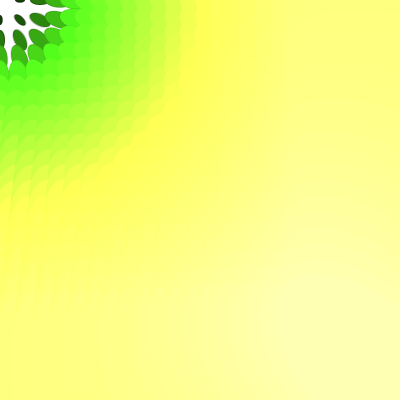
Frame 1 (no input)
Frame 60 (the mouse pressed at the canvas centre just before this capture): identical to frame 1, image omitted
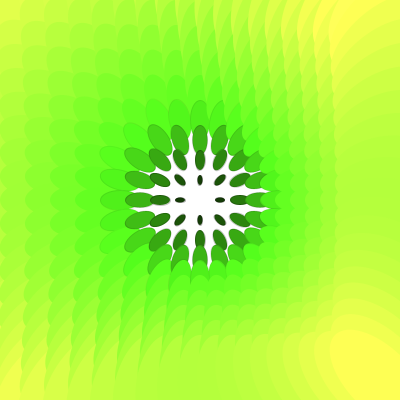
Frame 120 (the mouse held since frame 60 and released just before this capture)

The Processing sketch that drew these frames (run headless with seeded random() and noise(); from frame 60 on, the mouse is pressed at the canvas centre):

// Processing sketch: processing_25905
// ── processing_25905.pde

void setup(){
  size(400,400);
  smooth();
}

void draw(){
  //noStroke();
  //fill(255)
  background(255,10);
  for(int x=0; x<width; x+=20){
  for(int y=0; y<height; y+=20){
  float abstand= dist(mouseX,mouseY,x,y);
  //abstand/=10;
  //ellipse(x,y,abstand,abstand);
  float angle=atan2(mouseY-y,mouseX-x);
  pushMatrix();
  translate(x,y);
  rotate(angle);
  //line(0,0,abstand,0);
  stroke(0,100-abstand);
  fill(abstand,abstand*3,abstand/3);
  ellipse(0,0,abstand/2,abstand/4);
  popMatrix();
  }
  }
}
